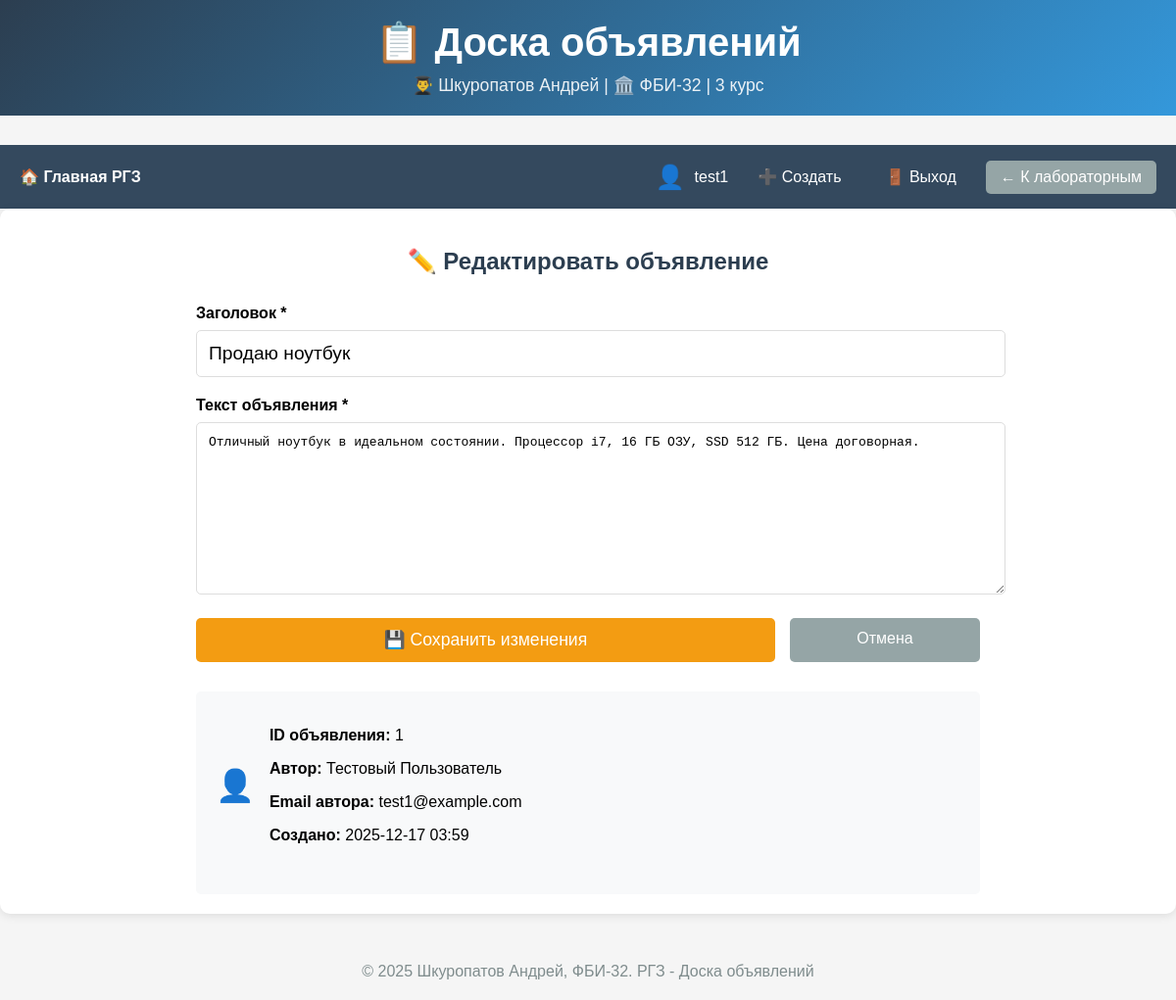
The app's page /rgz/edit/1 (signed in) with its own data.
### tables this page shows
CREATE TABLE rgz_users (
        id INTEGER PRIMARY KEY AUTOINCREMENT,
        username TEXT UNIQUE NOT NULL,
        password TEXT NOT NULL,
        full_name TEXT NOT NULL,
        email TEXT UNIQUE NOT NULL,
        about TEXT,
        is_admin INTEGER DEFAULT 0,
        created_at TIMESTAMP DEFAULT CURRENT_TIMESTAMP,
        group_name TEXT DEFAULT 'ФБИ-32'
    , avatar TEXT DEFAULT '👤');

CREATE TABLE rgz_advertisements (
        id INTEGER PRIMARY KEY AUTOINCREMENT,
        title TEXT NOT NULL,
        content TEXT NOT NULL,
        author_id INTEGER NOT NULL,
        created_at TIMESTAMP DEFAULT CURRENT_TIMESTAMP,
        updated_at TIMESTAMP DEFAULT CURRENT_TIMESTAMP,
        FOREIGN KEY (author_id) REFERENCES rgz_users (id)
    );

### rgz.py (the view, shortened to what this page needs)
@rgz.route('/edit/<int:ad_id>', methods=['GET', 'POST'])
@login_required
def edit_ad(ad_id):
    ad = AdvertisementModel.get_by_id(ad_id)
    if not ad:
        flash('Объявление не найдено', 'error')
        return redirect(url_for('rgz.index'))
    if ad['author_id'] != session['rgz_user_id'] and not session.get('rgz_is_admin'):
        flash('У вас нет прав для редактирования этого объявления', 'error')
        return redirect(url_for('rgz.index'))
    return render_template('rgz/edit_ad.html', ad=ad)

### rgz.py (called while the page is built)
def get_db():
    conn = sqlite3.connect(DB_NAME)
    conn.row_factory = sqlite3.Row
    return conn

def login_required(f):
    @wraps(f)
    def decorated_function(*args, **kwargs):
        if 'rgz_user_id' not in session:
            flash('Требуется авторизация', 'error')
            return redirect(url_for('rgz.login'))
        return f(*args, **kwargs)
    return decorated_function

    @staticmethod
    def get_by_id(ad_id):
        conn = get_db()
        cursor = conn.cursor()
        cursor.execute('''
            SELECT a.*, u.username, u.full_name, u.email, u.avatar, u.group_name
            FROM rgz_advertisements a
            JOIN rgz_users u ON a.author_id = u.id
            WHERE a.id = ?
        ''', (ad_id,))
        ad = cursor.fetchone()
        conn.close()
        return ad

### templates/rgz/edit_ad.html (shortened to what this page needs)
{% extends "rgz/base_rgz.html" %}
{% block content %}
<div style="max-width: 800px; margin: 0 auto;">
    <h2 style="text-align: center; color: #2c3e50; margin-bottom: 30px;">✏️ Редактировать объявление</h2>
    <form method="POST" action="{{ url_for('rgz.edit_ad', ad_id=ad.id) }}">
        <div style="margin-bottom: 20px;">
            <label style="display: block; margin-bottom: 8px; font-weight: bold;">Заголовок *</label>
            <input type="text" name="title" value="{{ ad.title }}" required minlength="3"
                   style="width: 100%; padding: 12px; border: 1px solid #ddd; border-radius: 5px; font-size: 1.2em;">
        </div>
        <div style="margin-bottom: 20px;">
            <label style="display: block; margin-bottom: 8px; font-weight: bold;">Текст объявления *</label>
            <textarea name="content" rows="10" required minlength="10"
                      style="width: 100%; padding: 12px; border: 1px solid #ddd; border-radius: 5px; font-size: 1em;">{{ ad.content }}</textarea>
        </div>
        <div style="display: flex; gap: 15px;">
            <button type="submit"
                    style="flex: 1; background: #f39c12; color: white; padding: 12px; border: none; border-radius: 5px; font-size: 1.1em; cursor: pointer;">
                💾 Сохранить изменения
            </button>
            <a href="{{ url_for('rgz.index') }}"
               style="flex: 0.3; background: #95a5a6; color: white; padding: 12px; border-radius: 5px; text-decoration: none; text-align: center;">
                Отмена
            </a>
        </div>
    </form>
    <div style="margin-top: 30px; padding: 20px; background: #f8f9fa; border-radius: 5px;">
        <div style="display: flex; align-items: center; gap: 15px; margin-bottom: 15px;">
            <div style="font-size: 2em;">
                {{ ad.avatar if ad.avatar else '👤' }}
            </div>
            <div>
                <p><strong>ID объявления:</strong> {{ ad.id }}</p>
                <p><strong>Автор:</strong> {{ ad.full_name }}</p>
                <p><strong>Email автора:</strong> {{ ad.email }}</p>
                <p><strong>Создано:</strong> {{ ad.created_at[:16] }}</p>
            </div>
        </div>
    </div>
</div>
{% endblock %}

### templates/rgz/base_rgz.html (shortened to what this page needs)
<!DOCTYPE html>
<html lang="ru">
<head>
</head>
<body>
    <div class="header">
        <h1>📋 Доска объявлений</h1>
        <div class="student-info">
            👨‍🎓 Шкуропатов Андрей | 🏛️ ФБИ-32 | 3 курс
        </div>
    </div>
    <div class="nav">
        <div class="nav-container">
            <div class="nav-title">
                <a href="{{ url_for('rgz.index') }}" style="color: white; text-decoration: none; font-weight: bold;">
                    🏠 Главная РГЗ
                </a>
            </div>
            <div class="nav-links">
                {% if session.rgz_user_id %}
                    <span style="color: white; display: flex; align-items: center; gap: 5px;">
                        <span class="user-avatar">{{ session.rgz_avatar if session.rgz_avatar else '👤' }}</span>
                        <span>{{ session.rgz_username }}</span>
                    </span>
                    <a href="{{ url_for('rgz.create_ad') }}">➕ Создать</a>
                    <a href="{{ url_for('rgz.logout') }}">🚪 Выход</a>
                {% else %}
                    <a href="{{ url_for('rgz.login') }}">🔑 Войти</a>
                    <a href="{{ url_for('rgz.register') }}">📝 Регистрация</a>
                {% endif %}
                <a href="/" class="back-to-main">← К лабораторным</a>
            </div>
        </div>
    </div>
    <div class="container">
        {% block content %}{% endblock %}
    </div>
    <footer>
        &copy; 2025 Шкуропатов Андрей, ФБИ-32. РГЗ - Доска объявлений
    </footer>
</body>
</html>

### templates/rgz/base_rgz.html (style rules this page uses)
body { font-family: Arial, sans-serif; margin: 0; padding: 0; background: #f5f5f5; }
.header { background: linear-gradient(135deg, #2c3e50, #3498db); color: white; padding: 20px 0; text-align: center; margin-bottom: 30px; }
.header h1 { margin: 0; font-size: 2.5em; }
.student-info { margin-top: 10px; font-size: 1.1em; opacity: 0.9; }
.nav { background: #34495e; padding: 15px 0; }
.nav-container { max-width: 1200px; margin: 0 auto; padding: 0 20px; display: flex; justify-content: space-between; align-items: center; }
.nav-links { display: flex; gap: 15px; align-items: center; }
.nav-links a { color: white; text-decoration: none; padding: 8px 15px; border-radius: 5px; transition: background 0.3s; }
.user-avatar { font-size: 1.5em; margin-right: 5px; }
.back-to-main { background: #95a5a6; color: white; padding: 8px 15px; border-radius: 5px; text-decoration: none; }
.container { max-width: 1200px; margin: 0 auto; padding: 20px; background: white; border-radius: 10px; box-shadow: 0 2px 10px rgba(0,0,0,0.1); min-height: 400px; }
footer { text-align: center; padding: 20px; margin-top: 30px; color: #7f8c8d; }

### records on screen
rgz_users: rgz_username "test1", avatar "👤", full_name "Тестовый Пользователь", email "test1@example.com"
rgz_advertisements: title "Продаю ноутбук", content "Отличный ноутбук в идеальном состоянии. Процессор i7, 16 ГБ ОЗУ, SSD 512 ГБ. Цена договорная.", id "1", created_at "2025-12-17 03:59"

### other values on screen
{{ session.rgz_avatar if session.rgz_avatar else '👤' }} "👤"
